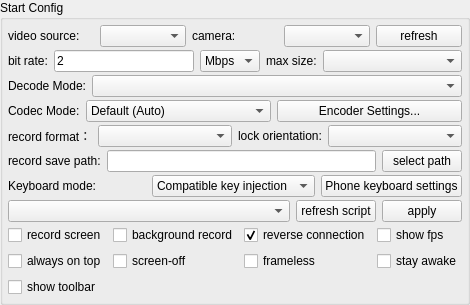
       <widget class="QGroupBox" name="configGroupBox">
        <property name="sizePolicy">
         <sizepolicy hsizetype="Preferred" vsizetype="Preferred">
          <horstretch>0</horstretch>
          <verstretch>0</verstretch>
         </sizepolicy>
        </property>
        <property name="title">
         <string>Start Config</string>
        </property>
        <layout class="QVBoxLayout" name="verticalLayout_3">
         <property name="spacing">
          <number>3</number>
         </property>
         <property name="leftMargin">
          <number>5</number>
         </property>
         <property name="topMargin">
          <number>5</number>
         </property>
         <property name="rightMargin">
          <number>5</number>
         </property>
         <property name="bottomMargin">
          <number>5</number>
         </property>
         <item>
          <widget class="QWidget" name="videoSourceWidget" native="true">
           <layout class="QHBoxLayout" name="videoSourceLayout">
            <property name="leftMargin">
             <number>0</number>
            </property>
            <property name="topMargin">
             <number>0</number>
            </property>
            <property name="rightMargin">
             <number>0</number>
            </property>
            <property name="bottomMargin">
             <number>0</number>
            </property>
            <item>
             <widget class="QLabel" name="videoSourceLabel">
              <property name="text">
               <string>video source:</string>
              </property>
             </widget>
            </item>
            <item>
             <widget class="QComboBox" name="videoSourceBox"/>
            </item>
            <item>
             <widget class="QLabel" name="cameraFacingLabel">
              <property name="text">
               <string>camera:</string>
              </property>
             </widget>
            </item>
            <item>
             <widget class="QComboBox" name="cameraFacingBox"/>
            </item>
            <item>
             <widget class="QPushButton" name="refreshCameraBtn">
              <property name="text">
               <string>refresh</string>
              </property>
             </widget>
            </item>
           </layout>
          </widget>
         </item>
         <item>
          <widget class="QWidget" name="configWidget1" native="true">
           <property name="sizePolicy">
            <sizepolicy hsizetype="Preferred" vsizetype="Preferred">
             <horstretch>0</horstretch>
             <verstretch>0</verstretch>
            </sizepolicy>
           </property>
           <layout class="QHBoxLayout" name="horizontalLayout_5">
            <property name="leftMargin">
             <number>0</number>
            </property>
            <property name="topMargin">
             <number>0</number>
            </property>
            <property name="rightMargin">
             <number>0</number>
            </property>
            <property name="bottomMargin">
             <number>0</number>
            </property>
            <item>
             <widget class="QLabel" name="label_3">
              <property name="sizePolicy">
               <sizepolicy hsizetype="Maximum" vsizetype="Preferred">
                <horstretch>0</horstretch>
                <verstretch>0</verstretch>
               </sizepolicy>
              </property>
              <property name="text">
               <string>bit rate:</string>
              </property>
             </widget>
            </item>
            <item>
             <widget class="QLineEdit" name="bitRateEdit">
              <property name="sizePolicy">
               <sizepolicy hsizetype="Preferred" vsizetype="Preferred">
                <horstretch>0</horstretch>
                <verstretch>0</verstretch>
               </sizepolicy>
              </property>
              <property name="text">
               <string notr="true">2</string>
              </property>
             </widget>
            </item>
            <item>
             <widget class="QComboBox" name="bitRateBox">
              <property name="sizePolicy">
               <sizepolicy hsizetype="Maximum" vsizetype="Preferred">
                <horstretch>0</horstretch>
                <verstretch>0</verstretch>
               </sizepolicy>
              </property>
              <property name="toolTip">
               <string/>
              </property>
              <property name="currentText">
               <string notr="true">Mbps</string>
              </property>
              <item>
               <property name="text">
                <string notr="true">Mbps</string>
               </property>
              </item>
              <item>
               <property name="text">
                <string notr="true">Kbps</string>
               </property>
              </item>
             </widget>
            </item>
            <item>
             <widget class="QLabel" name="label_4">
              <property name="sizePolicy">
               <sizepolicy hsizetype="Maximum" vsizetype="Preferred">
                <horstretch>0</horstretch>
                <verstretch>0</verstretch>
               </sizepolicy>
              </property>
              <property name="text">
               <string>max size:</string>
              </property>
             </widget>
            </item>
            <item>
             <widget class="QComboBox" name="maxSizeBox">
              <property name="sizePolicy">
               <sizepolicy hsizetype="Preferred" vsizetype="Preferred">
                <horstretch>0</horstretch>
                <verstretch>0</verstretch>
               </sizepolicy>
              </property>
              <property name="toolTip">
               <string/>
              </property>
             </widget>
            </item>
           </layout>
          </widget>
         </item>
         <item>
          <widget class="QWidget" name="configWidget6" native="true">
           <property name="sizePolicy">
            <sizepolicy hsizetype="Preferred" vsizetype="Preferred">
             <horstretch>0</horstretch>
             <verstretch>0</verstretch>
            </sizepolicy>
           </property>
           <layout class="QHBoxLayout" name="horizontalLayout_14">
            <property name="leftMargin">
             <number>0</number>
            </property>
            <property name="topMargin">
             <number>0</number>
            </property>
            <property name="rightMargin">
             <number>0</number>
            </property>
            <property name="bottomMargin">
             <number>0</number>
            </property>
            <item>
             <widget class="QLabel" name="decodeModeLabel">
              <property name="sizePolicy">
               <sizepolicy hsizetype="Maximum" vsizetype="Preferred">
                <horstretch>0</horstretch>
                <verstretch>0</verstretch>
               </sizepolicy>
              </property>
              <property name="text">
               <string>Decode Mode:</string>
              </property>
             </widget>
            </item>
            <item>
             <widget class="QComboBox" name="decodeModeBox">
              <property name="sizePolicy">
               <sizepolicy hsizetype="MinimumExpanding" vsizetype="Preferred">
                <horstretch>0</horstretch>
                <verstretch>0</verstretch>
               </sizepolicy>
              </property>
              <property name="toolTip">
               <string>FFmpeg: better compatibility; VideoToolbox: Apple Silicon only</string>
              </property>
             </widget>
            </item>
           </layout>
          </widget>
         </item>
         <item>
          <widget class="QWidget" name="configWidgetCodec" native="true">
           <property name="sizePolicy">
            <sizepolicy hsizetype="Preferred" vsizetype="Preferred">
             <horstretch>0</horstretch>
             <verstretch>0</verstretch>
            </sizepolicy>
           </property>
           <layout class="QHBoxLayout" name="horizontalLayout_codec">
            <property name="leftMargin">
             <number>0</number>
            </property>
            <property name="topMargin">
             <number>0</number>
            </property>
            <property name="rightMargin">
             <number>0</number>
            </property>
            <property name="bottomMargin">
             <number>0</number>
            </property>
            <item>
             <widget class="QLabel" name="label_codecMode">
              <property name="sizePolicy">
               <sizepolicy hsizetype="Maximum" vsizetype="Preferred">
                <horstretch>0</horstretch>
                <verstretch>0</verstretch>
               </sizepolicy>
              </property>
              <property name="text">
               <string>Codec Mode:</string>
              </property>
             </widget>
            </item>
            <item>
             <widget class="QComboBox" name="codecModeBox">
              <property name="sizePolicy">
               <sizepolicy hsizetype="Preferred" vsizetype="Preferred">
                <horstretch>0</horstretch>
                <verstretch>0</verstretch>
               </sizepolicy>
              </property>
              <property name="toolTip">
               <string>Encoder selection: Default uses system auto-select; presets enable vendor-specific tuning.</string>
              </property>
              <item>
               <property name="text">
                <string>Default (Auto)</string>
               </property>
              </item>
             </widget>
            </item>
            <item>
             <widget class="QPushButton" name="presetConfigBtn">
              <property name="toolTip">
               <string>Open encoder advanced settings: optimization levels for visual quality and performance.</string>
              </property>
              <property name="text">
               <string>Encoder Settings...</string>
              </property>
             </widget>
            </item>
           </layout>
          </widget>
         </item>
         <item>
          <widget class="QWidget" name="configWidget5" native="true">
           <property name="sizePolicy">
            <sizepolicy hsizetype="Preferred" vsizetype="Preferred">
             <horstretch>0</horstretch>
             <verstretch>0</verstretch>
            </sizepolicy>
           </property>
           <layout class="QHBoxLayout" name="horizontalLayout_7">
            <property name="leftMargin">
             <number>0</number>
            </property>
            <property name="topMargin">
             <number>0</number>
            </property>
            <property name="rightMargin">
             <number>0</number>
            </property>
            <property name="bottomMargin">
             <number>0</number>
            </property>
            <item>
             <widget class="QLabel" name="label_6">
              <property name="sizePolicy">
               <sizepolicy hsizetype="Maximum" vsizetype="Preferred">
                <horstretch>0</horstretch>
                <verstretch>0</verstretch>
               </sizepolicy>
              </property>
              <property name="text">
               <string>record format：</string>
              </property>
             </widget>
            </item>
            <item>
             <widget class="QComboBox" name="formatBox">
              <property name="sizePolicy">
               <sizepolicy hsizetype="Preferred" vsizetype="Preferred">
                <horstretch>0</horstretch>
                <verstretch>0</verstretch>
               </sizepolicy>
              </property>
             </widget>
            </item>
            <item>
             <widget class="QLabel" name="label_8">
              <property name="sizePolicy">
               <sizepolicy hsizetype="Maximum" vsizetype="Preferred">
                <horstretch>0</horstretch>
                <verstretch>0</verstretch>
               </sizepolicy>
              </property>
              <property name="text">
               <string>lock orientation:</string>
              </property>
             </widget>
            </item>
            <item>
             <widget class="QComboBox" name="lockOrientationBox">
              <property name="sizePolicy">
               <sizepolicy hsizetype="Preferred" vsizetype="Preferred">
                <horstretch>0</horstretch>
                <verstretch>0</verstretch>
               </sizepolicy>
              </property>
             </widget>
            </item>
           </layout>
          </widget>
         </item>
         <item>
          <widget class="QWidget" name="configWidget2" native="true">
           <property name="sizePolicy">
            <sizepolicy hsizetype="Preferred" vsizetype="Preferred">
             <horstretch>0</horstretch>
             <verstretch>0</verstretch>
            </sizepolicy>
           </property>
           <layout class="QHBoxLayout" name="horizontalLayout_6">
            <property name="leftMargin">
             <number>0</number>
            </property>
            <property name="topMargin">
             <number>0</number>
            </property>
            <property name="rightMargin">
             <number>0</number>
            </property>
            <property name="bottomMargin">
             <number>0</number>
            </property>
            <item>
             <widget class="QLabel" name="label_5">
              <property name="sizePolicy">
               <sizepolicy hsizetype="Preferred" vsizetype="Preferred">
                <horstretch>0</horstretch>
                <verstretch>0</verstretch>
               </sizepolicy>
              </property>
              <property name="text">
               <string>record save path:</string>
              </property>
              <property name="buddy">
               <cstring>recordPathEdt</cstring>
              </property>
             </widget>
            </item>
            <item>
             <widget class="QLineEdit" name="recordPathEdt">
              <property name="sizePolicy">
               <sizepolicy hsizetype="MinimumExpanding" vsizetype="Preferred">
                <horstretch>0</horstretch>
                <verstretch>0</verstretch>
               </sizepolicy>
              </property>
              <property name="readOnly">
               <bool>true</bool>
              </property>
             </widget>
            </item>
            <item>
             <widget class="QPushButton" name="selectRecordPathBtn">
              <property name="sizePolicy">
               <sizepolicy hsizetype="Preferred" vsizetype="Preferred">
                <horstretch>0</horstretch>
                <verstretch>0</verstretch>
               </sizepolicy>
              </property>
              <property name="text">
               <string>select path</string>
              </property>
              <property name="autoDefault">
               <bool>false</bool>
              </property>
             </widget>
            </item>
           </layout>
          </widget>
         </item>
         <item>
          <widget class="QWidget" name="keyboardConfigWidget" native="true">
           <layout class="QHBoxLayout" name="keyboardConfigLayout">
            <property name="leftMargin"><number>0</number></property>
            <property name="topMargin"><number>0</number></property>
            <property name="rightMargin"><number>0</number></property>
            <property name="bottomMargin"><number>0</number></property>
            <item><widget class="QLabel" name="keyboardModeLabel"><property name="text"><string>Keyboard mode:</string></property></widget></item>
            <item><widget class="QComboBox" name="keyboardModeBox">
             <property name="toolTip"><string>Applies on the next connection. For UHID, select the keyboard layout and IME on the phone. Game mapping takes priority while enabled.</string></property>
             <item><property name="text"><string>Compatible key injection</string></property></item>
             <item><property name="text"><string>UHID physical keyboard</string></property></item>
            </widget></item>
            <item><widget class="QPushButton" name="keyboardSettingsBtn"><property name="text"><string>Phone keyboard settings</string></property></widget></item>
           </layout>
          </widget>
         </item>
         <item>
          <widget class="QWidget" name="configWidget4" native="true">
           <property name="sizePolicy">
            <sizepolicy hsizetype="Preferred" vsizetype="Preferred">
             <horstretch>0</horstretch>
             <verstretch>0</verstretch>
            </sizepolicy>
           </property>
           <layout class="QHBoxLayout" name="horizontalLayout_8">
            <property name="leftMargin">
             <number>0</number>
            </property>
            <property name="topMargin">
             <number>0</number>
            </property>
            <property name="rightMargin">
             <number>0</number>
            </property>
            <property name="bottomMargin">
             <number>0</number>
            </property>
            <item>
             <widget class="QComboBox" name="gameBox">
              <property name="sizePolicy">
               <sizepolicy hsizetype="MinimumExpanding" vsizetype="Preferred">
                <horstretch>0</horstretch>
                <verstretch>0</verstretch>
               </sizepolicy>
              </property>
             </widget>
            </item>
            <item>
             <widget class="QPushButton" name="refreshGameScriptBtn">
              <property name="sizePolicy">
               <sizepolicy hsizetype="Preferred" vsizetype="Preferred">
                <horstretch>0</horstretch>
                <verstretch>0</verstretch>
               </sizepolicy>
              </property>
              <property name="text">
               <string>refresh script</string>
              </property>
             </widget>
            </item>
            <item>
             <widget class="QPushButton" name="applyScriptBtn">
              <property name="sizePolicy">
               <sizepolicy hsizetype="Preferred" vsizetype="Preferred">
                <horstretch>0</horstretch>
                <verstretch>0</verstretch>
               </sizepolicy>
              </property>
              <property name="text">
               <string>apply</string>
              </property>
             </widget>
            </item>
           </layout>
          </widget>
         </item>
         <item>
          <widget class="QWidget" name="configWidget3" native="true">
           <property name="sizePolicy">
            <sizepolicy hsizetype="Preferred" vsizetype="Preferred">
             <horstretch>0</horstretch>
             <verstretch>0</verstretch>
            </sizepolicy>
           </property>
           <layout class="QGridLayout" name="gridLayout">
            <property name="leftMargin">
             <number>0</number>
            </property>
            <property name="topMargin">
             <number>0</number>
            </property>
            <property name="rightMargin">
             <number>0</number>
            </property>
            <property name="bottomMargin">
             <number>0</number>
            </property>
            <item row="0" column="4">
             <widget class="QCheckBox" name="fpsCheck">
              <property name="sizePolicy">
               <sizepolicy hsizetype="Preferred" vsizetype="Preferred">
                <horstretch>0</horstretch>
                <verstretch>0</verstretch>
               </sizepolicy>
              </property>
              <property name="text">
               <string>show fps</string>
              </property>
             </widget>
            </item>
            <item row="0" column="1">
             <widget class="QCheckBox" name="notDisplayCheck">
              <property name="sizePolicy">
               <sizepolicy hsizetype="Preferred" vsizetype="Preferred">
                <horstretch>0</horstretch>
                <verstretch>0</verstretch>
               </sizepolicy>
              </property>
              <property name="text">
               <string>background record</string>
              </property>
              <property name="checkable">
               <bool>false</bool>
              </property>
             </widget>
            </item>
            <item row="1" column="0">
             <widget class="QCheckBox" name="alwaysTopCheck">
              <property name="sizePolicy">
               <sizepolicy hsizetype="Preferred" vsizetype="Preferred">
                <horstretch>0</horstretch>
                <verstretch>0</verstretch>
               </sizepolicy>
              </property>
              <property name="text">
               <string>always on top</string>
              </property>
              <property name="checked">
               <bool>false</bool>
              </property>
             </widget>
            </item>
            <item row="0" column="0">
             <widget class="QCheckBox" name="recordScreenCheck">
              <property name="sizePolicy">
               <sizepolicy hsizetype="Preferred" vsizetype="Preferred">
                <horstretch>0</horstretch>
                <verstretch>0</verstretch>
               </sizepolicy>
              </property>
              <property name="text">
               <string>record screen</string>
              </property>
             </widget>
            </item>
            <item row="0" column="3">
             <widget class="QCheckBox" name="useReverseCheck">
              <property name="sizePolicy">
               <sizepolicy hsizetype="Preferred" vsizetype="Preferred">
                <horstretch>0</horstretch>
                <verstretch>0</verstretch>
               </sizepolicy>
              </property>
              <property name="text">
               <string>reverse connection</string>
              </property>
              <property name="checked">
               <bool>true</bool>
              </property>
             </widget>
            </item>
            <item row="1" column="1">
             <widget class="QCheckBox" name="closeScreenCheck">
              <property name="sizePolicy">
               <sizepolicy hsizetype="Preferred" vsizetype="Preferred">
                <horstretch>0</horstretch>
                <verstretch>0</verstretch>
               </sizepolicy>
              </property>
              <property name="text">
               <string>screen-off</string>
              </property>
             </widget>
            </item>
            <item row="1" column="3">
             <widget class="QCheckBox" name="framelessCheck">
              <property name="sizePolicy">
               <sizepolicy hsizetype="Preferred" vsizetype="Preferred">
                <horstretch>0</horstretch>
                <verstretch>0</verstretch>
               </sizepolicy>
              </property>
              <property name="text">
               <string>frameless</string>
              </property>
             </widget>
            </item>
            <item row="1" column="4">
             <widget class="QCheckBox" name="stayAwakeCheck">
              <property name="sizePolicy">
               <sizepolicy hsizetype="Preferred" vsizetype="Preferred">
                <horstretch>0</horstretch>
                <verstretch>0</verstretch>
               </sizepolicy>
              </property>
              <property name="text">
               <string>stay awake</string>
              </property>
             </widget>
            </item>
            <item row="2" column="0">
             <widget class="QCheckBox" name="showToolbar">
              <property name="text">
               <string>show toolbar</string>
              </property>
             </widget>
            </item>
           </layout>
          </widget>
         </item>
        </layout>
       </widget>
